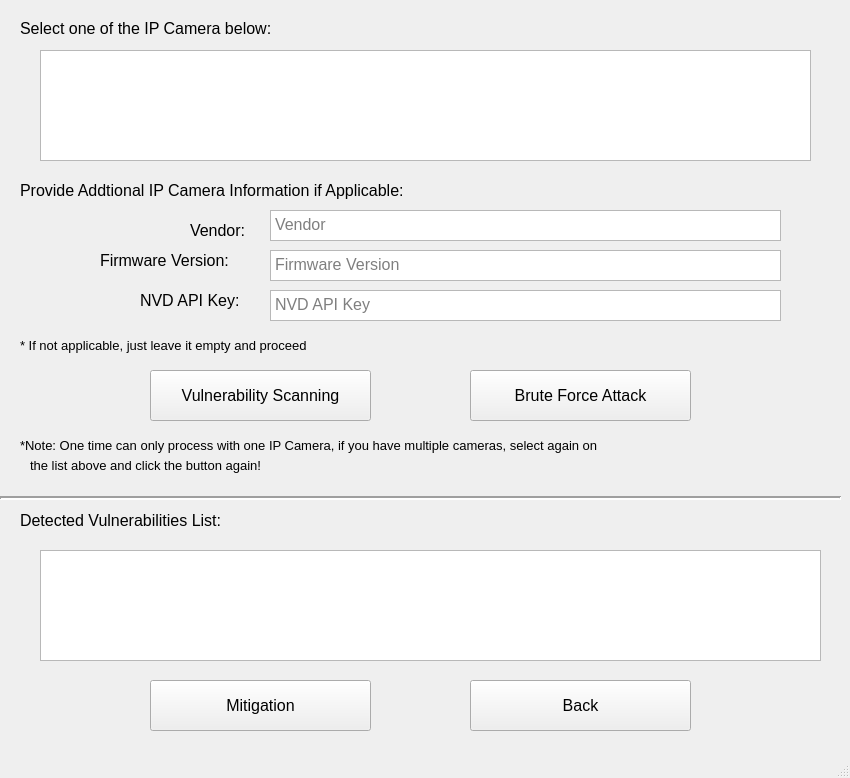
<?xml version="1.0" encoding="UTF-8"?>
<ui version="4.0">
 <class>VulnerabilityAssessment</class>
 <widget class="QMainWindow" name="VulnerabilityAssessment">
  <property name="geometry">
   <rect>
    <x>0</x>
    <y>0</y>
    <width>850</width>
    <height>778</height>
   </rect>
  </property>
  <property name="contextMenuPolicy">
   <enum>Qt::DefaultContextMenu</enum>
  </property>
  <property name="windowTitle">
   <string>VulnerabilityAssessment</string>
  </property>
  <widget class="QWidget" name="centralwidget">
   <widget class="QFrame" name="frame">
    <property name="geometry">
     <rect>
      <x>0</x>
      <y>0</y>
      <width>841</width>
      <height>801</height>
     </rect>
    </property>
    <property name="font">
     <font>
      <pointsize>12</pointsize>
     </font>
    </property>
    <property name="frameShape">
     <enum>QFrame::NoFrame</enum>
    </property>
    <property name="frameShadow">
     <enum>QFrame::Raised</enum>
    </property>
    <widget class="QLabel" name="select_label">
     <property name="geometry">
      <rect>
       <x>20</x>
       <y>20</y>
       <width>321</width>
       <height>16</height>
      </rect>
     </property>
     <property name="text">
      <string>Select one of the IP Camera below:</string>
     </property>
    </widget>
    <widget class="QListWidget" name="detected_ip_camera_listWidget">
     <property name="geometry">
      <rect>
       <x>40</x>
       <y>50</y>
       <width>771</width>
       <height>111</height>
      </rect>
     </property>
     <property name="font">
      <font>
       <pointsize>12</pointsize>
      </font>
     </property>
    </widget>
    <widget class="QLabel" name="provide_label">
     <property name="geometry">
      <rect>
       <x>20</x>
       <y>180</y>
       <width>491</width>
       <height>21</height>
      </rect>
     </property>
     <property name="text">
      <string>Provide Addtional IP Camera Information if Applicable:</string>
     </property>
    </widget>
    <widget class="QLabel" name="vendor_label">
     <property name="geometry">
      <rect>
       <x>190</x>
       <y>220</y>
       <width>91</width>
       <height>21</height>
      </rect>
     </property>
     <property name="text">
      <string>Vendor:</string>
     </property>
    </widget>
    <widget class="QLabel" name="firmware_label">
     <property name="geometry">
      <rect>
       <x>100</x>
       <y>250</y>
       <width>171</width>
       <height>21</height>
      </rect>
     </property>
     <property name="text">
      <string>Firmware Version:</string>
     </property>
    </widget>
    <widget class="QLabel" name="nvd_label">
     <property name="geometry">
      <rect>
       <x>140</x>
       <y>290</y>
       <width>141</width>
       <height>21</height>
      </rect>
     </property>
     <property name="text">
      <string>NVD API Key:</string>
     </property>
    </widget>
    <widget class="QTextEdit" name="vendor_textEdit">
     <property name="geometry">
      <rect>
       <x>270</x>
       <y>210</y>
       <width>511</width>
       <height>31</height>
      </rect>
     </property>
     <property name="placeholderText">
      <string>Vendor</string>
     </property>
    </widget>
    <widget class="QTextEdit" name="firmware_textEdit">
     <property name="geometry">
      <rect>
       <x>270</x>
       <y>250</y>
       <width>511</width>
       <height>31</height>
      </rect>
     </property>
     <property name="placeholderText">
      <string>Firmware Version</string>
     </property>
    </widget>
    <widget class="QTextEdit" name="nvd_textEdit">
     <property name="geometry">
      <rect>
       <x>270</x>
       <y>290</y>
       <width>511</width>
       <height>31</height>
      </rect>
     </property>
     <property name="placeholderText">
      <string>NVD API Key</string>
     </property>
    </widget>
    <widget class="QLabel" name="not_applicable_label">
     <property name="geometry">
      <rect>
       <x>20</x>
       <y>330</y>
       <width>551</width>
       <height>31</height>
      </rect>
     </property>
     <property name="font">
      <font>
       <family>Segoe UI</family>
       <pointsize>10</pointsize>
      </font>
     </property>
     <property name="text">
      <string>* If not applicable, just leave it empty and proceed</string>
     </property>
    </widget>
    <widget class="QPushButton" name="vs_pushButton">
     <property name="geometry">
      <rect>
       <x>150</x>
       <y>370</y>
       <width>221</width>
       <height>51</height>
      </rect>
     </property>
     <property name="text">
      <string>Vulnerability Scanning</string>
     </property>
    </widget>
    <widget class="QPushButton" name="bfa_pushButton">
     <property name="geometry">
      <rect>
       <x>470</x>
       <y>370</y>
       <width>221</width>
       <height>51</height>
      </rect>
     </property>
     <property name="text">
      <string>Brute Force Attack</string>
     </property>
    </widget>
    <widget class="QLabel" name="note_label">
     <property name="geometry">
      <rect>
       <x>20</x>
       <y>430</y>
       <width>761</width>
       <height>31</height>
      </rect>
     </property>
     <property name="font">
      <font>
       <family>Segoe UI</family>
       <pointsize>10</pointsize>
      </font>
     </property>
     <property name="text">
      <string>*Note: One time can only process with one IP Camera, if you have multiple cameras, select again on</string>
     </property>
    </widget>
    <widget class="QLabel" name="note_label_2">
     <property name="geometry">
      <rect>
       <x>30</x>
       <y>450</y>
       <width>761</width>
       <height>31</height>
      </rect>
     </property>
     <property name="font">
      <font>
       <family>Segoe UI</family>
       <pointsize>10</pointsize>
      </font>
     </property>
     <property name="text">
      <string>the list above and click the button again!</string>
     </property>
    </widget>
    <widget class="QLabel" name="detected_vulnerabilities_label">
     <property name="geometry">
      <rect>
       <x>20</x>
       <y>510</y>
       <width>491</width>
       <height>21</height>
      </rect>
     </property>
     <property name="text">
      <string>Detected Vulnerabilities List:</string>
     </property>
    </widget>
    <widget class="Line" name="line">
     <property name="geometry">
      <rect>
       <x>0</x>
       <y>490</y>
       <width>841</width>
       <height>16</height>
      </rect>
     </property>
     <property name="lineWidth">
      <number>2</number>
     </property>
     <property name="orientation">
      <enum>Qt::Horizontal</enum>
     </property>
    </widget>
    <widget class="QListWidget" name="detected_vulnerabilities_listWidget">
     <property name="geometry">
      <rect>
       <x>40</x>
       <y>550</y>
       <width>781</width>
       <height>111</height>
      </rect>
     </property>
     <property name="font">
      <font>
       <pointsize>12</pointsize>
      </font>
     </property>
    </widget>
    <widget class="QPushButton" name="mitigation_pushButton">
     <property name="geometry">
      <rect>
       <x>150</x>
       <y>680</y>
       <width>221</width>
       <height>51</height>
      </rect>
     </property>
     <property name="text">
      <string>Mitigation</string>
     </property>
    </widget>
    <widget class="QPushButton" name="va_back_pushButton">
     <property name="geometry">
      <rect>
       <x>470</x>
       <y>680</y>
       <width>221</width>
       <height>51</height>
      </rect>
     </property>
     <property name="text">
      <string>Back</string>
     </property>
    </widget>
   </widget>
  </widget>
  <widget class="QMenuBar" name="menubar">
   <property name="geometry">
    <rect>
     <x>0</x>
     <y>0</y>
     <width>850</width>
     <height>26</height>
    </rect>
   </property>
  </widget>
  <widget class="QStatusBar" name="statusbar"/>
 </widget>
 <resources/>
 <connections/>
</ui>
